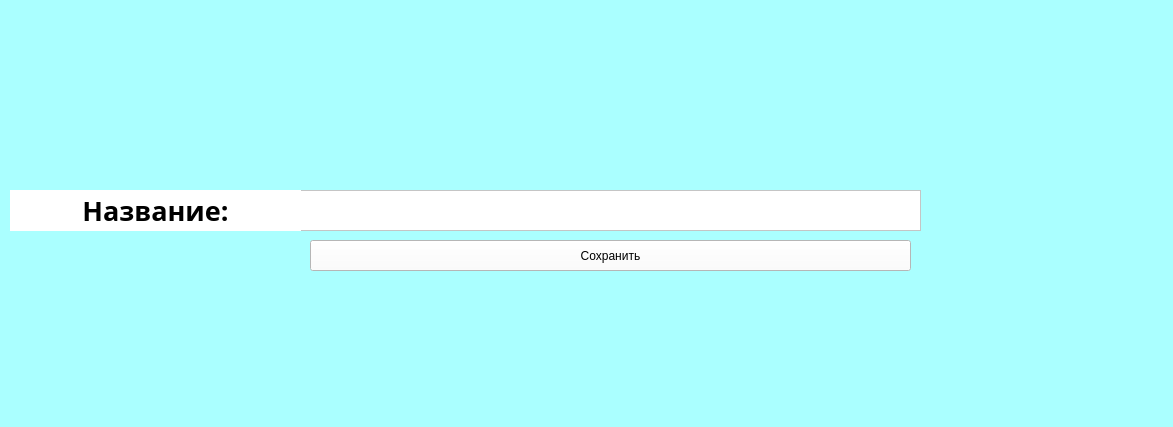
<?xml version="1.0" encoding="UTF-8"?>
<ui version="4.0">
 <class>MainWindow</class>
 <widget class="QMainWindow" name="MainWindow">
  <property name="geometry">
   <rect>
    <x>0</x>
    <y>0</y>
    <width>1173</width>
    <height>427</height>
   </rect>
  </property>
  <property name="cursor">
   <cursorShape>OpenHandCursor</cursorShape>
  </property>
  <property name="windowTitle">
   <string>MainWindow</string>
  </property>
  <property name="styleSheet">
   <string notr="true">background-color:rgb(170, 255, 255)</string>
  </property>
  <widget class="QWidget" name="centralwidget">
   <widget class="QTextEdit" name="textEdit_2">
    <property name="geometry">
     <rect>
      <x>300</x>
      <y>190</y>
      <width>621</width>
      <height>41</height>
     </rect>
    </property>
    <property name="styleSheet">
     <string notr="true">background-color: rgb(255, 255, 255)</string>
    </property>
   </widget>
   <widget class="QPushButton" name="pushButton">
    <property name="geometry">
     <rect>
      <x>310</x>
      <y>240</y>
      <width>601</width>
      <height>31</height>
     </rect>
    </property>
    <property name="styleSheet">
     <string notr="true">background-color: rgb(255, 255, 255)</string>
    </property>
    <property name="text">
     <string>Сохранить</string>
    </property>
   </widget>
   <widget class="QLabel" name="label">
    <property name="geometry">
     <rect>
      <x>10</x>
      <y>190</y>
      <width>291</width>
      <height>41</height>
     </rect>
    </property>
    <property name="font">
     <font>
      <family>Miriam CLM</family>
      <pointsize>20</pointsize>
      <weight>75</weight>
      <italic>false</italic>
      <bold>true</bold>
      <underline>false</underline>
     </font>
    </property>
    <property name="styleSheet">
     <string notr="true">background-color: rgb(255, 255, 255)</string>
    </property>
    <property name="text">
     <string>Название:</string>
    </property>
    <property name="alignment">
     <set>Qt::AlignCenter</set>
    </property>
   </widget>
  </widget>
  <widget class="QMenuBar" name="menubar">
   <property name="geometry">
    <rect>
     <x>0</x>
     <y>0</y>
     <width>1173</width>
     <height>18</height>
    </rect>
   </property>
  </widget>
  <widget class="QStatusBar" name="statusbar"/>
 </widget>
 <resources/>
 <connections/>
</ui>
